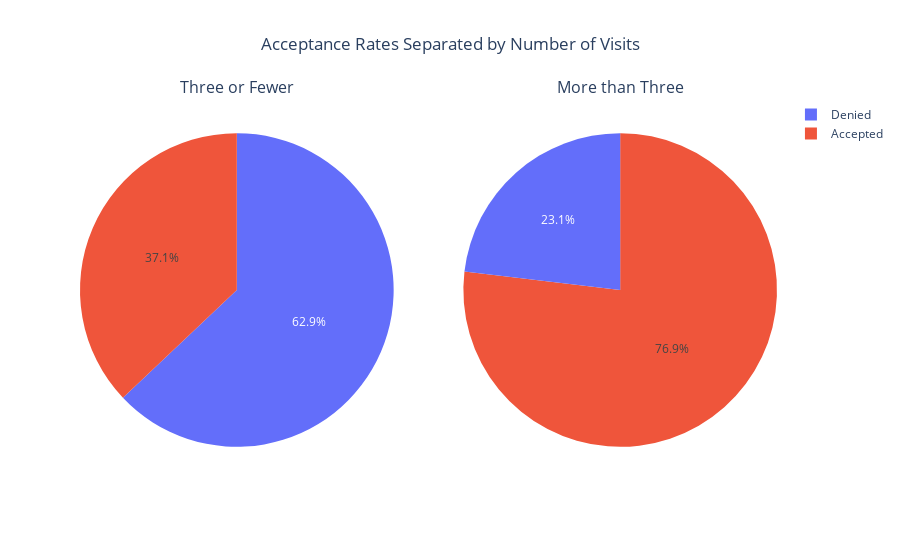

The notebook cell this image was saved under:
### Code cell
# As expected those that declared that they went three or fewer times a month vs three or more denied the Coupon at a higher rate.
lst = ['Three or Fewer','More than Three']
labels = ['Accepted','Denied']
rows = 1
cols = 2

subplot_titles = ['Three or Fewer','More than Three']
fig = make_subplots(rows=1, cols=2, subplot_titles=subplot_titles, print_grid=True, specs=[[{'type':'domain'}, {'type':'domain'}]])

fig.add_trace(go.Pie(labels=labels, values=[few_thr_accp,(100-few_thr_accp)]),
1, 1)
fig.add_trace(go.Pie(labels=labels, values=[mor_thr_accp,(100-mor_thr_accp)]),
1, 2)
    
fig.update_layout(title="Acceptance Rates Separated by Number of Visits", title_x=0.5)
fig.show()

### Figure 1 — Plotly figure (JSON) as saved in the notebook; plotly's stock layout.template omitted (floating-point values rounded to 4 significant figures)
{"data": [{"domain": {"x": [0, 0.45], "y": [0, 1]}, "labels": ["Accepted", "Denied"], "type": "pie", "values": [37.06, 62.94]}, {"domain": {"x": [0.55, 1], "y": [0, 1]}, "labels": ["Accepted", "Denied"], "type": "pie", "values": [76.88, 23.12]}], "layout": {"annotations": [{"font": {"size": 16}, "showarrow": false, "text": "Three or Fewer", "x": 0.225, "xanchor": "center", "xref": "paper", "y": 1, "yanchor": "bottom", "yref": "paper"}, {"font": {"size": 16}, "showarrow": false, "text": "More than Three", "x": 0.775, "xanchor": "center", "xref": "paper", "y": 1, "yanchor": "bottom", "yref": "paper"}], "title": {"text": "Acceptance Rates Separated by Number of Visits", "x": 0.5}}}
